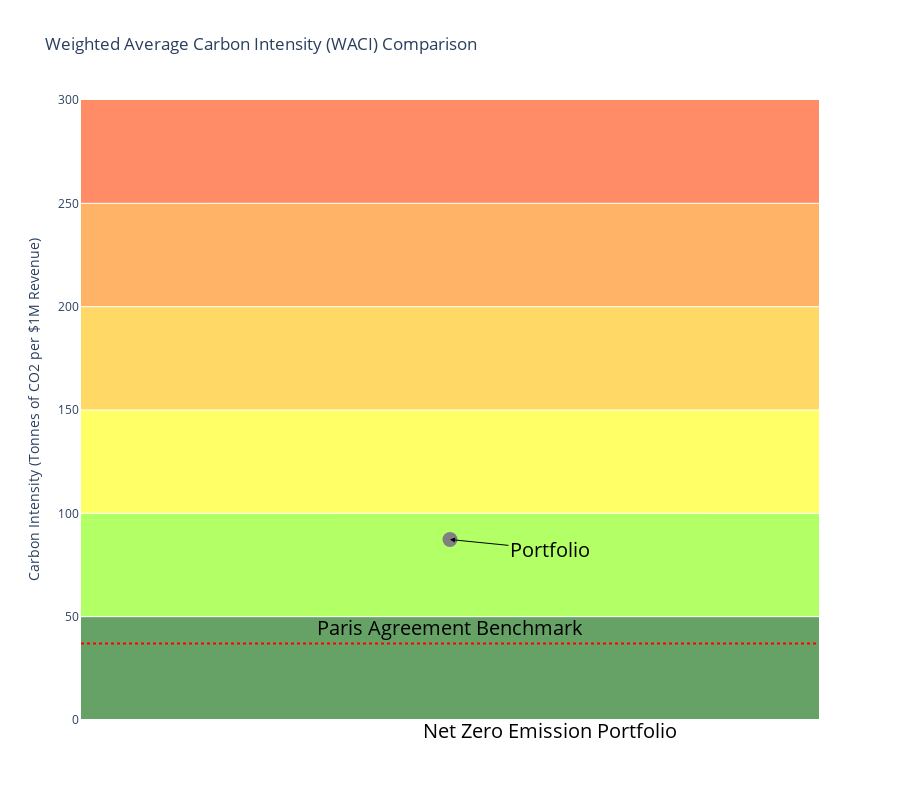

Notebook source saved alongside this figure:
### Code cell
# Define the WACI thresholds for different levels (example values)
thresholds = {
    "Portfolio": waci_result,  # Current WACI result
    "Net Zero Emission Portfolio": 0
}

# Define colors and levels for the background
colors = ['darkgreen', '#7FFF00', '#FFFF00', '#FFBF00', '#FF8000', '#FF4000']
levels = [0, 50, 100, 150, 200, 250, 300]  # Adjusted levels to match the number of colors

# Create the figure
fig = go.Figure()

# Add background color segments
for i in range(len(colors)):
    fig.add_shape(
        type="rect",
        x0=0, x1=1,
        y0=levels[i], y1=levels[i+1],
        fillcolor=colors[i],
        opacity=0.6,
        layer="below",
        line_width=0
    )

# Plot the WACI result
fig.add_trace(go.Scatter(
    x=[0.5],
    y=[waci_result],
    mode='markers',
    marker=dict(size=15, color='grey'),
    name='Portfolio',
    hovertemplate=f'WACI: {waci_result}<extra></extra>'
))

# Add arrows and text labels
for label, level in thresholds.items():
    if level >= 0:  # Only add labels for non-negative levels
        fig.add_annotation(
            x=0.5,
            y=level,
            xref="paper",
            yref="y",
            text=label,
            showarrow=True,
            arrowhead=2,
            arrowsize=1,
            arrowwidth=1,
            arrowcolor='black',
            ax=100,
            ay=10,
            font=dict(size=20, color='black')  # Increased font size
        )

# Add a horizontal dotted line at 37
fig.add_shape(
    type="line",
    x0=0, x1=1,
    y0=37, y1=37,
    line=dict(
        color="red",
        width=2,
        dash="dot",
    )
)

# Add annotation for the dotted line
fig.add_annotation(
    x=0.5,
    y=45,
    xref="paper",
    yref="y",
    text="Paris Agreement Benchmark",
    showarrow=False,
    font=dict(size=20, color='black')  # Increased font size
)

# Update layout
fig.update_layout(
    title='Weighted Average Carbon Intensity (WACI) Comparison',
    xaxis=dict(showticklabels=False, showgrid=False, zeroline=False),
    yaxis=dict(title='Carbon Intensity (Tonnes of CO2 per $1M Revenue)', range=[0, 300]),
    showlegend=False,
    plot_bgcolor='white',
    height=800,
  # Adjust height for better visibility
)

# Display the plot
fig.show()

### Figure 1 — Plotly figure (JSON) as saved in the notebook; plotly's stock layout.template omitted (floating-point values rounded to 4 significant figures)
{"data": [{"hovertemplate": "WACI: 87.33<extra></extra>", "marker": {"color": "grey", "size": 15}, "mode": "markers", "name": "Portfolio", "type": "scatter", "x": [0.5], "y": [87.33]}], "layout": {"annotations": [{"arrowcolor": "black", "arrowhead": 2, "arrowsize": 1, "arrowwidth": 1, "ax": 100, "ay": 10, "font": {"color": "black", "size": 20}, "showarrow": true, "text": "Portfolio", "x": 0.5, "xref": "paper", "y": 87.33, "yref": "y"}, {"arrowcolor": "black", "arrowhead": 2, "arrowsize": 1, "arrowwidth": 1, "ax": 100, "ay": 10, "font": {"color": "black", "size": 20}, "showarrow": true, "text": "Net Zero Emission Portfolio", "x": 0.5, "xref": "paper", "y": 0, "yref": "y"}, {"font": {"color": "black", "size": 20}, "showarrow": false, "text": "Paris Agreement Benchmark", "x": 0.5, "xref": "paper", "y": 45, "yref": "y"}], "height": 800, "plot_bgcolor": "white", "shapes": [{"fillcolor": "darkgreen", "layer": "below", "line": {"width": 0}, "opacity": 0.6, "type": "rect", "x0": 0, "x1": 1, "y0": 0, "y1": 50}, {"fillcolor": "#7FFF00", "layer": "below", "line": {"width": 0}, "opacity": 0.6, "type": "rect", "x0": 0, "x1": 1, "y0": 50, "y1": 100}, {"fillcolor": "#FFFF00", "layer": "below", "line": {"width": 0}, "opacity": 0.6, "type": "rect", "x0": 0, "x1": 1, "y0": 100, "y1": 150}, {"fillcolor": "#FFBF00", "layer": "below", "line": {"width": 0}, "opacity": 0.6, "type": "rect", "x0": 0, "x1": 1, "y0": 150, "y1": 200}, {"fillcolor": "#FF8000", "layer": "below", "line": {"width": 0}, "opacity": 0.6, "type": "rect", "x0": 0, "x1": 1, "y0": 200, "y1": 250}, {"fillcolor": "#FF4000", "layer": "below", "line": {"width": 0}, "opacity": 0.6, "type": "rect", "x0": 0, "x1": 1, "y0": 250, "y1": 300}, {"line": {"color": "red", "dash": "dot", "width": 2}, "type": "line", "x0": 0, "x1": 1, "y0": 37, "y1": 37}], "showlegend": false, "title": {"text": "Weighted Average Carbon Intensity (WACI) Comparison"}, "xaxis": {"showgrid": false, "showticklabels": false, "zeroline": false}, "yaxis": {"range": [0, 300], "title": {"text": "Carbon Intensity (Tonnes of CO2 per $1M Revenue)"}}}}
